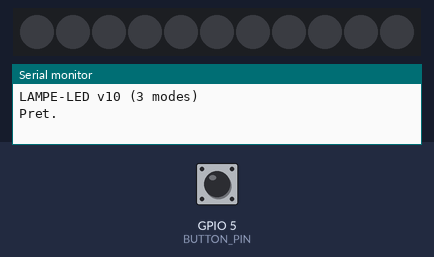
A program run on a simulated ESP8266 (Wemos D1 mini). Shown: 11 RGB LEDs in strip order, left to right, the last lines printed to the serial monitor. The test bench sets the inputs (shaded band); at power-on: GPIO 5 (BUTTON_PIN) HIGH. Dim RGB values are drawn brighter than linear; random numbers use the default seed unless the program sets one.

Above: at 1.4 s.
1.5 s: GPIO 5 (BUTTON_PIN) pulled LOW for 1 s
At 2.97 s:
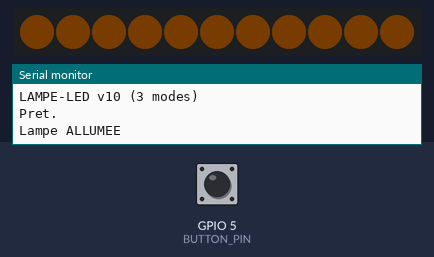
3.1 s: GPIO 5 (BUTTON_PIN) pulled LOW for 0.15 s
3.8 s: GPIO 5 (BUTTON_PIN) pulled LOW for 0.15 s
At 3.82 s:
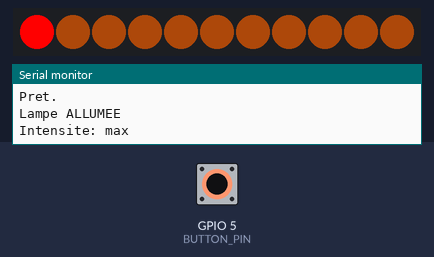
4.5 s: GPIO 5 (BUTTON_PIN) pulled LOW for 0.15 s
5.2 s: GPIO 5 (BUTTON_PIN) pulsed LOW 2 times (0.12 s each, 0.3 s apart)
At 5.79 s:
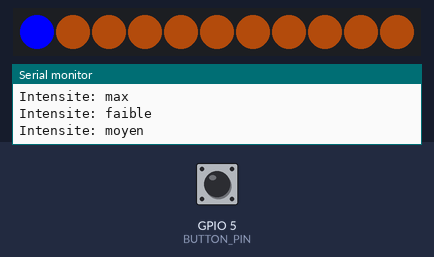
8.8 s: GPIO 5 (BUTTON_PIN) pulled LOW for 0.15 s
At 9.52 s:
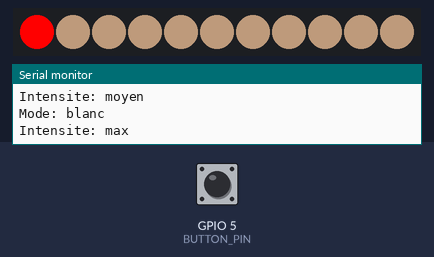
Timing chart, 0 to 10.5 s (numbered marks = the images above; inputs shaded):
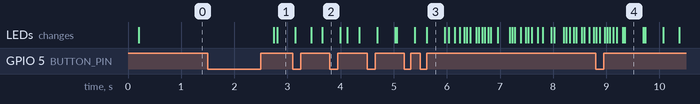

Measured:
- after the input at 1.5 s, the LEDs: first change after 1.2 s (image 1 shows a later state)

The program:

main.cpp
```cpp
#include <Arduino.h>
#include <FastLED.h>

#define DATA_PIN 14
#define BUTTON_PIN 5
#define NUM_LEDS 11
#define LONG_PRESS_MS 500
#define DOUBLE_PRESS_MS 400
#define TRANSITION_MS 5000
#define BRIGHT_TRANS_MS 2000
#define FEEDBACK_MS 300
#define BTN_IGNORE_MS 80
#define UPDATE_MS 16
#define RGB_HOLD_MS 10000

// Modes: 0=blanc chaud, 1=blanc, 2=RGB random
#define NUM_MODES 3
const CRGB MODE_COLORS[2] = {
  CRGB(255, 110, 20),  // 0: blanc chaud (plus chaud)
  CRGB(255, 230, 200)   // 1: blanc
};

const uint8_t BRIGHT_LEVELS[3] = {40, 80, 255};
int brightLevel = 1;

CRGB leds[NUM_LEDS];
bool lampOn = false;
int currentMode = 0;  // 0=blanc chaud, 1=blanc, 2=RGB
CRGB startColor = CRGB::Black;
CRGB targetColor = MODE_COLORS[0];
uint32_t lastTransition = 0;

uint8_t curBright = 40;
uint8_t tgtBright = 40;
uint32_t lastBrightT = 0;
bool brightTrans = false;

bool feedbackActive = false;
uint32_t feedbackStart = 0;
int feedbackMode = 0;
CRGB feedbackTarget = CRGB::Black;
CRGB savedColor = CRGB::Black;
CRGB feedbackColor = CRGB(0, 0, 255);

bool btnWas = false;
uint32_t btnTime = 0;
bool waitSecond = false;
uint32_t firstPress = 0;
uint32_t ignoreUntil = 0;
uint32_t rgbHoldStart = 0;

float smootherstep(float t) {
  return t * t * t * (t * (t * 6.0f - 15.0f) + 10.0f);
}

void setup() {
  Serial.begin(115200);
  delay(200);
  Serial.println("LAMPE-LED v10 (3 modes)");
  FastLED.addLeds<NEOPIXEL, DATA_PIN>(leds, NUM_LEDS);
  FastLED.setBrightness(40);
  pinMode(BUTTON_PIN, INPUT_PULLUP);
  for (int i = 0; i < NUM_LEDS; i++) leds[i] = CRGB::Black;
  FastLED.show();
  Serial.println("Pret.");
}

void modeName(int m) {
  if (m == 0) Serial.print("blanc chaud");
  else if (m == 1) Serial.print("blanc");
  else Serial.print("RGB");
}

void setTarget(CRGB c) {
  startColor = leds[0];
  targetColor = c;
  lastTransition = millis();
}

void getModeColor(int m, CRGB &c) {
  if (m == 0) c = MODE_COLORS[0];
  else if (m == 1) c = MODE_COLORS[1];
  else c = CRGB(CHSV(random(256), 255, 255));
}

void changeIntensity() {
  if (!lampOn) return;
  brightLevel = (brightLevel + 1) % 3;
  curBright = FastLED.getBrightness();
  tgtBright = BRIGHT_LEVELS[brightLevel];
  lastBrightT = millis();
  brightTrans = true;
  feedbackActive = true;
  feedbackStart = millis();
  feedbackColor = CRGB(255, 0, 0);
  Serial.print("Intensite: ");
  Serial.println(brightLevel==0?"faible":(brightLevel==1?"moyen":"max"));
}

void changeMode() {
  if (!lampOn) return;
  savedColor = leds[0];
  feedbackActive = true;
  feedbackStart = millis();
  feedbackColor = CRGB(0, 0, 255);
  feedbackMode = (currentMode + 1) % NUM_MODES;
  getModeColor(feedbackMode, feedbackTarget);
}

void toggleLamp() {
  lampOn = !lampOn;
  if (lampOn) {
    CRGB c;
    getModeColor(currentMode, c);
    for (int i = 0; i < NUM_LEDS; i++) leds[i] = c;
    targetColor = c;
    startColor = c;
    lastTransition = millis() + TRANSITION_MS;
    curBright = 0;
    tgtBright = BRIGHT_LEVELS[brightLevel];
    lastBrightT = millis();
    brightTrans = true;
    rgbHoldStart = 0;
    FastLED.setBrightness(0);
    FastLED.show();
    Serial.println("Lampe ALLUMEE");
  } else {
    for (int i = 0; i < NUM_LEDS; i++) leds[i] = CRGB::Black;
    FastLED.show();
    Serial.println("Lampe ETEINTEE");
  }
}

void loop() {
  bool btn = (digitalRead(BUTTON_PIN) == LOW);
  if (millis() < ignoreUntil) {
    btnWas = btn;
  } else if (btn && !btnWas) {
    btnWas = true;
    btnTime = millis();
  } else if (!btn && btnWas) {
    btnWas = false;
    ignoreUntil = millis() + BTN_IGNORE_MS;
    uint32_t dur = millis() - btnTime;
    if (dur >= LONG_PRESS_MS) {
      toggleLamp();
    } else {
      if (waitSecond && (millis() - firstPress) < DOUBLE_PRESS_MS) {
        waitSecond = false;
        changeMode();
      } else {
        waitSecond = true;
        firstPress = millis();
      }
    }
  }

  if (waitSecond && (millis() - firstPress) >= DOUBLE_PRESS_MS) {
    waitSecond = false;
    changeIntensity();
  }

  if (feedbackActive) {
    uint32_t el = millis() - feedbackStart;
    if (el < FEEDBACK_MS) {
      uint8_t curB = FastLED.getBrightness();
      FastLED.setBrightness(255);
      for (int i = 1; i < NUM_LEDS; i++) {
        leds[i].r = leds[i].r * curB / 255;
        leds[i].g = leds[i].g * curB / 255;
        leds[i].b = leds[i].b * curB / 255;
      }
      leds[0] = feedbackColor;
      FastLED.show();
    } else {
      feedbackActive = false;
      if (brightTrans) {
        lastBrightT += FEEDBACK_MS;
        uint32_t el2 = millis() - lastBrightT;
        if (el2 < BRIGHT_TRANS_MS) {
          float t2 = (float)el2 / BRIGHT_TRANS_MS;
          float e2 = smootherstep(t2);
          FastLED.setBrightness(curBright + (uint8_t)((tgtBright - curBright) * e2));
        } else {
          brightTrans = false;
          FastLED.setBrightness(tgtBright);
        }
      } else {
        FastLED.setBrightness(tgtBright);
      }
      if (feedbackColor == CRGB(0, 0, 255)) {
        currentMode = feedbackMode;
        rgbHoldStart = 0;
        startColor = savedColor;
        targetColor = feedbackTarget;
        lastTransition = millis();
        Serial.print("Mode: ");
        modeName(currentMode);
        Serial.println();
      }
    }
    return;
  }

  if (brightTrans) {
    uint32_t el = millis() - lastBrightT;
    if (el < BRIGHT_TRANS_MS) {
      float t = (float)el / BRIGHT_TRANS_MS;
      float e = smootherstep(t);
      uint8_t b = curBright + (uint8_t)((tgtBright - curBright) * e);
      FastLED.setBrightness(b);
    } else {
      brightTrans = false;
      FastLED.setBrightness(tgtBright);
    }
  }

  static uint32_t lastUpd = 0;
  if (millis() - lastUpd >= UPDATE_MS) {
    lastUpd = millis();
    if (lampOn) {
      uint32_t el = millis() - lastTransition;
      if (el < TRANSITION_MS) {
        float t = (float)el / TRANSITION_MS;
        float e = smootherstep(t);
        for (int i = 0; i < NUM_LEDS; i++) {
          leds[i].r = (uint8_t)(startColor.r + (targetColor.r - startColor.r) * e + 0.5f);
          leds[i].g = (uint8_t)(startColor.g + (targetColor.g - startColor.g) * e + 0.5f);
          leds[i].b = (uint8_t)(startColor.b + (targetColor.b - startColor.b) * e + 0.5f);
        }
      } else {
        for (int i = 0; i < NUM_LEDS; i++) leds[i] = targetColor;
        if (currentMode == 2) {
          if (rgbHoldStart == 0) rgbHoldStart = millis();
          else if (millis() - rgbHoldStart >= RGB_HOLD_MS) {
            rgbHoldStart = 0;
            setTarget(CRGB(CHSV(random(256), 255, 255)));
          }
        } else {
          rgbHoldStart = 0;
        }
      }
      FastLED.show();
    }
  }
}
```
